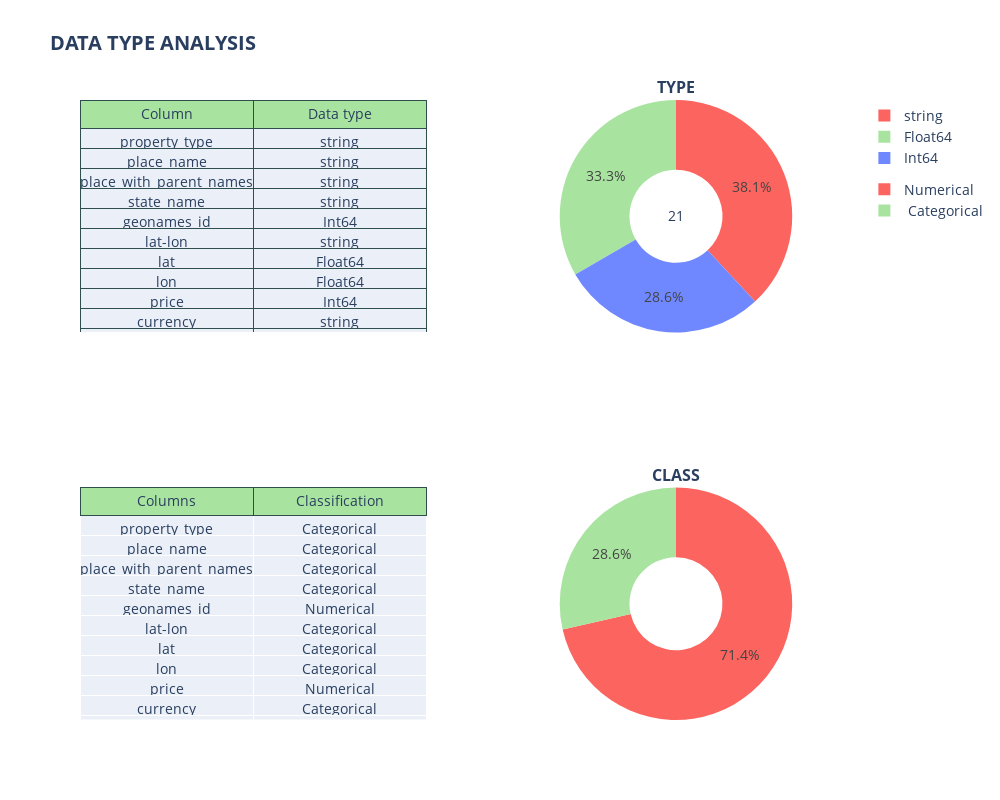

This figure's notebook cell:
### Code cell
table_dtype(df)

### Figure 1 — Plotly figure (JSON) as saved in the notebook; plotly's stock layout.template omitted (floating-point values rounded to 4 significant figures)
{"data": [{"domain": {"x": [0.55, 1], "y": [0.625, 1]}, "hole": 0.4, "labels": ["string", "Float64", "Int64"], "legendgroup": "pie", "marker": {"colors": ["#FC645F", "#A8E4A0", "#7088FF", "#FEB1AF"]}, "textposition": "inside", "title": {"text": "21"}, "type": "pie", "values": [8, 7, 6]}, {"cells": {"line": {"color": "darkslategray"}, "values": [["property_type", "place_name", "place_with_parent_names", "state_name", "geonames_id", "lat-lon", "lat", "lon", "price", "currency", "price_aprox_local_currency", "price_aprox_usd", "surface_total_in_m2", "surface_covered_in_m2", "price_usd_per_m2", "price_per_m2", "floor", "rooms", "expenses", "description", "title"], ["string", "string", "string", "string", "Int64", "string", "Float64", "Float64", "Int64", "string", "Float64", "Float64", "Int64", "Int64", "Float64", "Float64", "Int64", "Float64", "Int64", "string", "string"]]}, "domain": {"x": [0, 0.45], "y": [0.625, 1]}, "header": {"fill": {"color": "#A8E4A0"}, "line": {"color": "darkslategray"}, "values": ["Column", "Data type"]}, "type": "table"}, {"cells": {"values": [["property_type", "place_name", "place_with_parent_names", "state_name", "geonames_id", "lat-lon", "lat", "lon", "price", "currency", "price_aprox_local_currency", "price_aprox_usd", "surface_total_in_m2", "surface_covered_in_m2", "price_usd_per_m2", "price_per_m2", "floor", "rooms", "expenses", "description", "title"], ["Categorical", "Categorical", "Categorical", "Categorical", "Numerical", "Categorical", "Categorical", "Categorical", "Numerical", "Categorical", "Categorical", "Categorical", "Numerical", "Numerical", "Categorical", "Categorical", "Numerical", "Categorical", "Numerical", "Categorical", "Categorical"]]}, "domain": {"x": [0, 0.45], "y": [0, 0.375]}, "header": {"fill": {"color": "#A8E4A0"}, "line": {"color": "darkslategray"}, "values": ["Columns", "Classification"]}, "type": "table"}, {"domain": {"x": [0.55, 1], "y": [0, 0.375]}, "hole": 0.4, "labels": ["Numerical", " Categorical"], "legendgroup": "pie2", "marker": {"colors": ["#FC645F", "#A8E4A0", "#7088FF", "#FEB1AF"]}, "type": "pie", "values": [15, 6]}], "layout": {"annotations": [{"font": {"size": 16}, "showarrow": false, "text": "<b>TYPE", "x": 0.775, "xanchor": "center", "xref": "paper", "y": 1, "yanchor": "bottom", "yref": "paper"}, {"font": {"size": 16}, "showarrow": false, "text": "<b>CLASS", "x": 0.775, "xanchor": "center", "xref": "paper", "y": 0.375, "yanchor": "bottom", "yref": "paper"}], "font": {"size": 14}, "height": 800, "title": {"text": "<b>DATA TYPE ANALYSIS"}, "width": 1000}}
